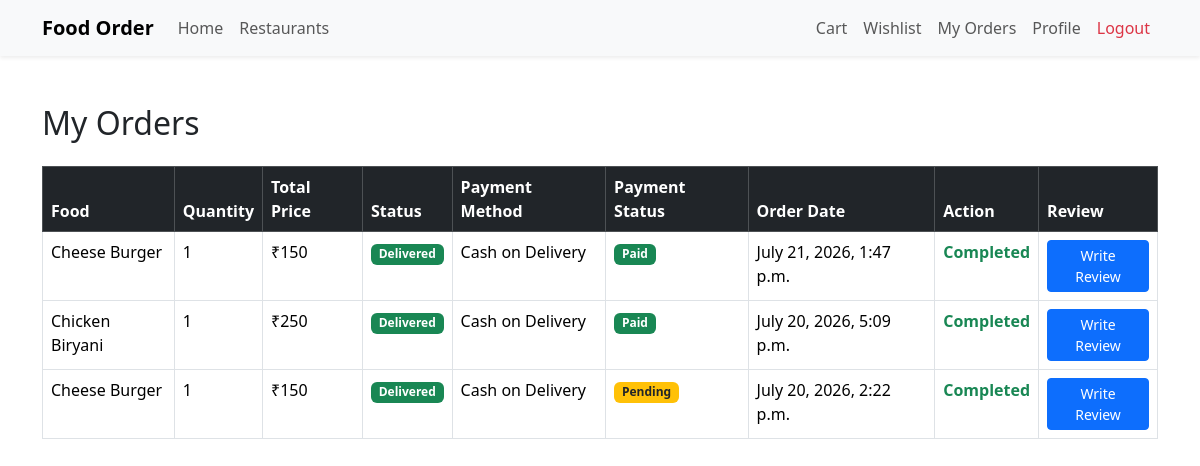
Page /orders/my-orders/ (signed in) on the committed database.
### orders/models.py (models this page shows, shortened)
class Order(models.Model):
    STATUS = (
        ('Pending', 'Pending'),
        ('Accepted', 'Accepted'),
        ('Preparing', 'Preparing'),
        ('Out for Delivery', 'Out for Delivery'),
        ('Delivered', 'Delivered'),
        ('Cancelled', 'Cancelled'),
    )
    PAYMENT_METHOD = (
        ('Cash on Delivery', 'Cash on Delivery'),
    )
    PAYMENT_STATUS = (
        ('Pending', 'Pending'),
        ('Paid', 'Paid'),
    )
    user = models.ForeignKey(User, on_delete=models.CASCADE)
    food = models.ForeignKey(FoodMenu, on_delete=models.CASCADE)
    quantity = models.PositiveIntegerField()
    total_price = models.IntegerField()
    order_date = models.DateTimeField(auto_now_add=True)
    status = models.CharField(
        max_length=30,
        choices=STATUS,
        default='Pending'
    )
    payment_method = models.CharField(
        max_length=30,
        choices=PAYMENT_METHOD,
        default='Cash on Delivery'
    )
    payment_status = models.CharField(
        max_length=20,
        choices=PAYMENT_STATUS,
        default='Pending'
    )

### menu/models.py (models this page shows)
class FoodMenu(models.Model):
    restaurant = models.ForeignKey(
        VendorDetails,
        on_delete=models.CASCADE,null=True,
    blank=True
    )
    food_types = [
        ('VEG', 'veg'),
        ('NONVEG', 'nonveg')
    ]
    foodname = models.CharField(max_length=100)
    type = models.CharField(max_length=100, choices=food_types)
    price = models.IntegerField()
    foodimg = models.ImageField(upload_to='foodimg/')
    Qty = models.CharField(max_length=100)
    description = models.TextField(max_length=300, blank=True, null=True)

### orders/views.py (the view)
# urls.py: path("my-orders/", views.my_orders, name="my_orders"),
@login_required
def my_orders(request):
    orders = Order.objects.filter(user=request.user).order_by('-order_date')
    return render(request, "accounts/my_orders.html", {
        "orders": orders
    })

### templates/accounts/my_orders.html
{% extends 'base.html' %}
{% block content %}
<div class="container mt-5">
    <h2 class="mb-4">My Orders</h2>
    {% if orders %}
    <table class="table table-bordered table-hover">
        <thead class="table-dark">
            <tr>
                <th>Food</th>
                <th>Quantity</th>
                <th>Total Price</th>
                <th>Status</th>
                <th>Payment Method</th>
                <th>Payment Status</th>
                <th>Order Date</th>
                <th>Action</th>
                <th>Review</th>
            </tr>
        </thead>
        <tbody>
            {% for order in orders %}
            <tr>
                <td>{{ order.food.foodname }}</td>
                <td>{{ order.quantity }}</td>
                <td>₹{{ order.total_price }}</td>
                <td>
                    {% if order.status == "Pending" %}
                        <span class="badge bg-warning text-dark">
                            Pending
                        </span>
                    {% elif order.status == "Accepted" %}
                        <span class="badge bg-primary">
                            Accepted
                        </span>
                    {% elif order.status == "Preparing" %}
                        <span class="badge bg-info">
                            Preparing
                        </span>
                    {% elif order.status == "Out for Delivery" %}
                        <span class="badge bg-secondary">
                            Out for Delivery
                        </span>
                    {% elif order.status == "Delivered" %}
                        <span class="badge bg-success">
                            Delivered
                        </span>
                    {% elif order.status == "Cancelled" %}
                        <span class="badge bg-danger">
                            Cancelled
                        </span>
                    {% endif %}
                </td>
                <td>{{ order.payment_method }}</td>
                <td>
                    {% if order.payment_status == "Paid" %}
                        <span class="badge bg-success">
                            Paid
                        </span>
                    {% else %}
                        <span class="badge bg-warning text-dark">
                            Pending
                        </span>
                    {% endif %}
                </td>
                <td>{{ order.order_date }}</td>
                <td>
                    {% if order.status == "Pending" %}
                        <a href="{% url 'cancel_order' order.id %}"
                           class="btn btn-danger btn-sm">
                            Cancel
                        </a>
                    {% elif order.status == "Cancelled" %}
                        <span class="text-danger fw-bold">
                            Cancelled
                        </span>
                    {% elif order.status == "Delivered" %}
                        <span class="text-success fw-bold">
                            Completed
                        </span>
                    {% else %}
                        <span class="text-secondary">
                            Not Allowed
                        </span>
                    {% endif %}
                </td>
                <td>
                    {% if order.status == "Delivered" %}
                    <a href="{% url 'add_review' order.food.id %}"
                    class="btn btn-primary btn-sm">
                        Write Review
                    </a>
                    {% else %}
                    <span class="text-muted">
                        Available after delivery
                    </span>
                    {% endif %}
                </td>
            </tr>
            {% endfor %}
        </tbody>
    </table>
    {% else %}
    <div class="alert alert-info text-center">
        <h5>You haven't placed any orders yet.</h5>
    </div>
    {% endif %}
</div>
{% endblock %}

### rows in the picture
Order: food.foodname "Cheese Burger", quantity "1", total_price "150", status "Delivered", payment_method "Cash on Delivery", payment_status "Paid", order_date "July 21, 2026, 1:47 p.m."
Order: food.foodname "Chicken Biryani", quantity "1", total_price "250", status "Delivered", payment_method "Cash on Delivery", payment_status "Paid", order_date "July 20, 2026, 5:09 p.m."
Order: food.foodname "Cheese Burger", quantity "1", total_price "150", status "Delivered", payment_method "Cash on Delivery", payment_status "Pending", order_date "July 20, 2026, 2:22 p.m."
